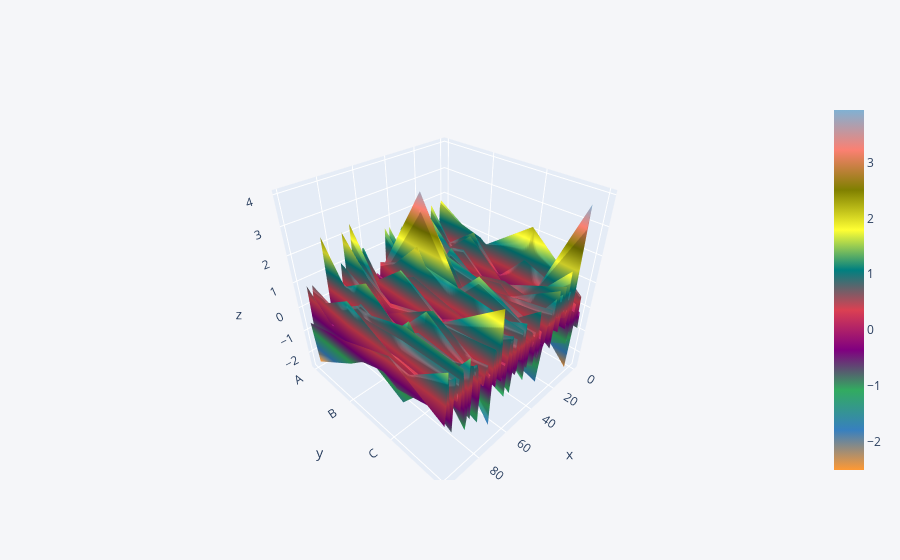

The notebook cell saved with this chart:
### Code cell
df.iplot(kind = 'surface')

### Figure 1 — Plotly figure (JSON) as saved in the notebook; plotly's stock layout.template omitted (floating-point values rounded to 4 significant figures; data arrays with more than 128 entries replaced by an {"elided": "..."} marker saying what was removed)
{"data": [{"colorscale": [[0, "rgb(255, 153, 51)"], [0.1111, "rgb(55, 128, 191)"], [0.2222, "rgb(50, 171, 96)"], [0.3333, "rgb(128, 0, 128)"], [0.4444, "rgb(219, 64, 82)"], [0.5556, "rgb(0, 128, 128)"], [0.6667, "rgb(255, 255, 51)"], [0.7778, "rgb(128, 128, 0)"], [0.8889, "rgb(251, 128, 114)"], [1, "rgb(128, 177, 211)"]], "type": "surface", "x": [0, 1, 2, 3, 4, 5, 6, 7, 8, 9, 10, 11, 12, 13, 14, 15, 16, 17, 18, 19, 20, 21, 22, 23, 24, 25, 26, 27, 28, 29, 30, 31, 32, 33, 34, 35, 36, 37, 38, 39, 40, 41, 42, 43, 44, 45, 46, 47, 48, 49, 50, 51, 52, 53, 54, 55, 56, 57, 58, 59, 60, 61, 62, 63, 64, 65, 66, 67, 68, 69, 70, 71, 72, 73, 74, 75, 76, 77, 78, 79, 80, 81, 82, 83, 84, 85, 86, 87, 88, 89, 90, 91, 92, 93, 94, 95, 96, 97, 98, 99], "y": ["A", "B", "C", "D"], "z": {"elided": "4x100 float values"}}], "layout": {"legend": {"bgcolor": "#F5F6F9", "font": {"color": "#4D5663"}}, "paper_bgcolor": "#F5F6F9", "plot_bgcolor": "#F5F6F9", "title": {"font": {"color": "#4D5663"}}, "xaxis": {"gridcolor": "#E1E5ED", "showgrid": true, "tickfont": {"color": "#4D5663"}, "title": {"font": {"color": "#4D5663"}, "text": ""}, "zerolinecolor": "#E1E5ED"}, "yaxis": {"gridcolor": "#E1E5ED", "showgrid": true, "tickfont": {"color": "#4D5663"}, "title": {"font": {"color": "#4D5663"}, "text": ""}, "zerolinecolor": "#E1E5ED"}}}
